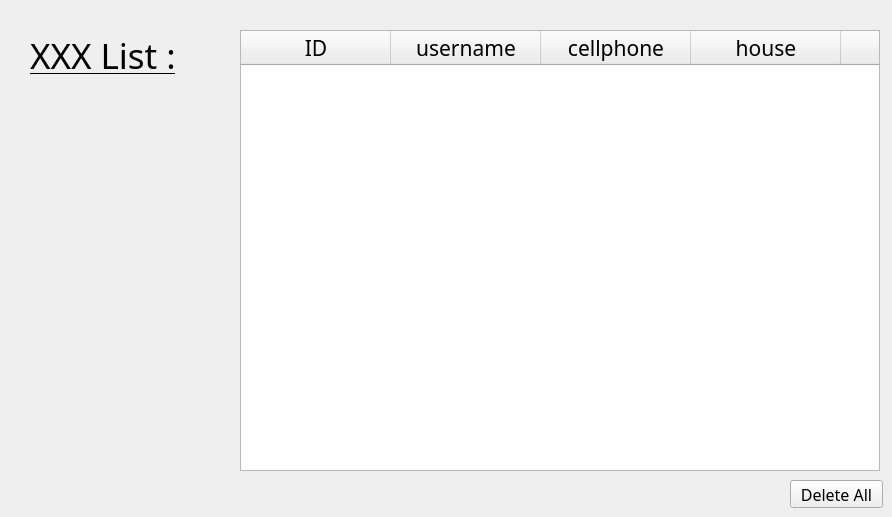
      <widget class="QWidget" name="page_5">
       <widget class="QTableWidget" name="c_s_table">
        <property name="geometry">
         <rect>
          <x>240</x>
          <y>30</y>
          <width>640</width>
          <height>441</height>
         </rect>
        </property>
        <property name="font">
         <font>
          <family>Agency FB</family>
          <pointsize>16</pointsize>
          <weight>50</weight>
          <bold>false</bold>
         </font>
        </property>
        <property name="verticalScrollBarPolicy">
         <enum>Qt::ScrollBarAsNeeded</enum>
        </property>
        <property name="horizontalScrollBarPolicy">
         <enum>Qt::ScrollBarAlwaysOff</enum>
        </property>
        <property name="autoScrollMargin">
         <number>14</number>
        </property>
        <property name="selectionBehavior">
         <enum>QAbstractItemView::SelectRows</enum>
        </property>
        <property name="showGrid">
         <bool>true</bool>
        </property>
        <property name="gridStyle">
         <enum>Qt::SolidLine</enum>
        </property>
        <property name="sortingEnabled">
         <bool>true</bool>
        </property>
        <property name="wordWrap">
         <bool>true</bool>
        </property>
        <property name="cornerButtonEnabled">
         <bool>true</bool>
        </property>
        <attribute name="horizontalHeaderCascadingSectionResizes">
         <bool>false</bool>
        </attribute>
        <attribute name="horizontalHeaderMinimumSectionSize">
         <number>40</number>
        </attribute>
        <attribute name="horizontalHeaderDefaultSectionSize">
         <number>150</number>
        </attribute>
        <attribute name="horizontalHeaderHighlightSections">
         <bool>true</bool>
        </attribute>
        <attribute name="verticalHeaderCascadingSectionResizes">
         <bool>true</bool>
        </attribute>
        <attribute name="verticalHeaderMinimumSectionSize">
         <number>40</number>
        </attribute>
        <attribute name="verticalHeaderShowSortIndicator" stdset="0">
         <bool>false</bool>
        </attribute>
        <column>
         <property name="text">
          <string>ID</string>
         </property>
         <property name="font">
          <font>
           <family>Agency FB</family>
           <pointsize>16</pointsize>
          </font>
         </property>
        </column>
        <column>
         <property name="text">
          <string>username</string>
         </property>
         <property name="font">
          <font>
           <family>Agency FB</family>
           <pointsize>16</pointsize>
          </font>
         </property>
        </column>
        <column>
         <property name="text">
          <string>cellphone</string>
         </property>
         <property name="font">
          <font>
           <family>Agency FB</family>
           <pointsize>16</pointsize>
          </font>
         </property>
        </column>
        <column>
         <property name="text">
          <string>house</string>
         </property>
         <property name="font">
          <font>
           <family>Agency FB</family>
           <pointsize>16</pointsize>
          </font>
         </property>
        </column>
        <column>
         <property name="text">
          <string>-</string>
         </property>
        </column>
       </widget>
       <widget class="QLabel" name="label_list_name">
        <property name="geometry">
         <rect>
          <x>30</x>
          <y>30</y>
          <width>211</width>
          <height>51</height>
         </rect>
        </property>
        <property name="font">
         <font>
          <family>Agency FB</family>
          <pointsize>26</pointsize>
          <weight>50</weight>
          <bold>false</bold>
          <underline>true</underline>
         </font>
        </property>
        <property name="text">
         <string>XXX List :</string>
        </property>
       </widget>
       <widget class="QPushButton" name="btn_delete_all">
        <property name="geometry">
         <rect>
          <x>790</x>
          <y>480</y>
          <width>93</width>
          <height>28</height>
         </rect>
        </property>
        <property name="font">
         <font>
          <family>Agency FB</family>
          <pointsize>12</pointsize>
          <weight>50</weight>
          <bold>false</bold>
         </font>
        </property>
        <property name="toolTip">
         <string>&lt;html&gt;&lt;head/&gt;&lt;body&gt;&lt;p&gt;Dangerous&lt;/p&gt;&lt;/body&gt;&lt;/html&gt;</string>
        </property>
        <property name="text">
         <string>Delete All</string>
        </property>
        <property name="icon">
         <iconset>
          <normaloff>kill_all.png</normaloff>kill_all.png</iconset>
        </property>
       </widget>
      </widget>
